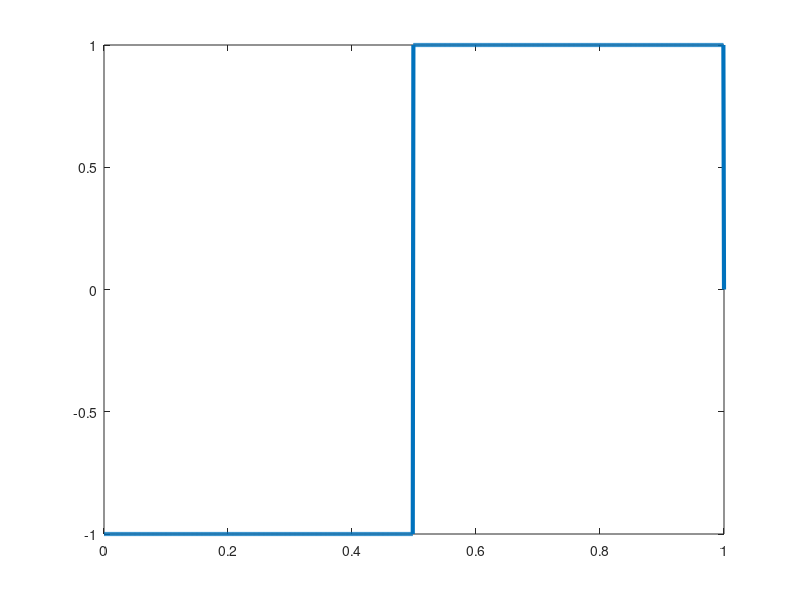

Write MATLAB code to recreate this figure.
clear all;
close all;
clc;

bits = input('prompt');
bitrate = 1;
n = 1000;
T = length(bits)/bitrate;
N = n*length(bits);
dt = T/N;
t = 0:dt:T;
x = zeros(1,length(t));
for i=1:length(bits)
  if bits(i)==1
    x((i-1)*n+1:(i-1)*n+n/2) = 1;
    x((i-1)*n+n/2:i*n) = -1;
  else
    x((i-1)*n+1:(i-1)*n+n/2) = -1;
    x((i-1)*n+n/2:i*n) = 1;
  endif
endfor
plot(t, x, 'Linewidth', 3);
counter = 0;
for i = 1:length(t)
  if t(i)>counter
    counter = counter + 1;
    if x(i)>0
      result(counter) = x(i);
    else result(counter) = 0;
    endif
  endif
endfor
disp('Manchester Decoding:');
disp(result);